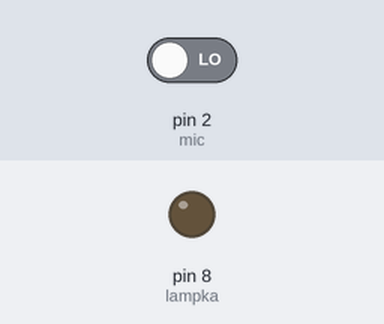
Recording of a sketch running on a simulated Arduino Uno, built with avr-gcc and run on an emulated ATmega328P. Parts: output pins drawn as LEDs (lit = HIGH). The inputs (shaded band) are chosen by the test bench; at power-on: pin 2 (mic) LOW.

Above: at 1.2 s.
1.3 s: pin 2 (mic) driven HIGH
At 2.2 s:
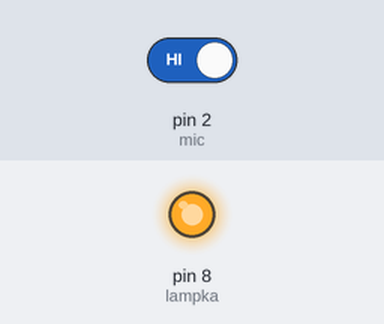
Timing chart, 0 to 4.3 s (numbered marks = the images above; inputs shaded):
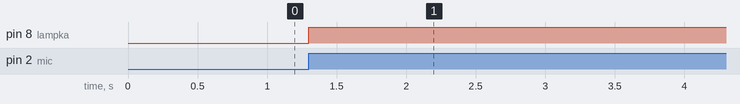

The sketch:

Dziwiek_i_przekaznik.ino
```cpp
int mic=2;
int lampka=8;
boolean lastMic=LOW;
boolean nowMic=LOW;
boolean lampON=false;

void setup() {
  // put your setup code here, to run once:
  pinMode(mic, INPUT);
  pinMode(lampka, OUTPUT);
}

void loop() {
  // put your main code here, to run repeatedly:
  nowMic = digitalRead(mic);
  if ( lastMic==LOW && nowMic==HIGH) {
    lampON = !lampON;
  }
  lastMic = nowMic;
  digitalWrite(lampka, lampON);

}
```

Measured:
- after the input at 1.3 s, pin 8 (lampka): LOW → HIGH at once
